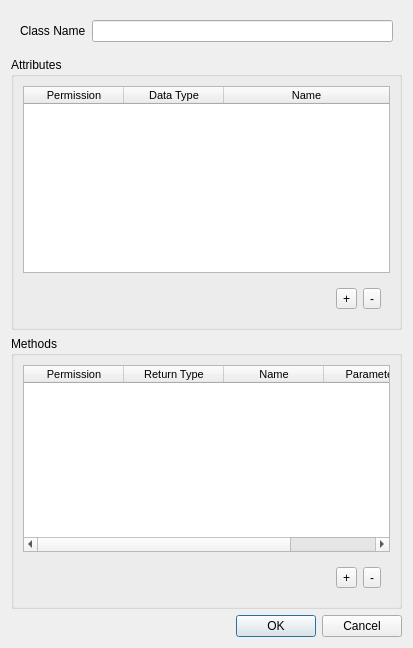
<?xml version="1.0" encoding="UTF-8"?>
<ui version="4.0">
 <class>NewClassForm</class>
 <widget class="QDialog" name="NewClassForm">
  <property name="geometry">
   <rect>
    <x>0</x>
    <y>0</y>
    <width>413</width>
    <height>648</height>
   </rect>
  </property>
  <property name="windowTitle">
   <string>Dialog</string>
  </property>
  <layout class="QVBoxLayout" name="verticalLayout_2">
   <item>
    <layout class="QVBoxLayout" name="verticalLayout">
     <item>
      <widget class="QWidget" name="widget" native="true">
       <property name="layoutDirection">
        <enum>Qt::RightToLeft</enum>
       </property>
       <layout class="QHBoxLayout" name="horizontalLayout">
        <item>
         <widget class="QLineEdit" name="lineEdit">
          <property name="layoutDirection">
           <enum>Qt::LeftToRight</enum>
          </property>
         </widget>
        </item>
        <item>
         <widget class="QLabel" name="label">
          <property name="text">
           <string>Class Name</string>
          </property>
         </widget>
        </item>
       </layout>
      </widget>
     </item>
    </layout>
   </item>
   <item>
    <widget class="QGroupBox" name="groupBox">
     <property name="title">
      <string>Attributes</string>
     </property>
     <layout class="QVBoxLayout" name="verticalLayout_3">
      <item>
       <widget class="QTableWidget" name="attrTable">
        <property name="font">
         <font>
          <pointsize>8</pointsize>
         </font>
        </property>
        <property name="mouseTracking">
         <bool>false</bool>
        </property>
        <property name="frameShape">
         <enum>QFrame::StyledPanel</enum>
        </property>
        <property name="frameShadow">
         <enum>QFrame::Sunken</enum>
        </property>
        <property name="autoScrollMargin">
         <number>16</number>
        </property>
        <property name="columnCount">
         <number>3</number>
        </property>
        <attribute name="horizontalHeaderCascadingSectionResizes">
         <bool>false</bool>
        </attribute>
        <attribute name="horizontalHeaderStretchLastSection">
         <bool>true</bool>
        </attribute>
        <attribute name="verticalHeaderMinimumSectionSize">
         <number>20</number>
        </attribute>
        <attribute name="verticalHeaderDefaultSectionSize">
         <number>20</number>
        </attribute>
        <attribute name="verticalHeaderStretchLastSection">
         <bool>false</bool>
        </attribute>
        <column>
         <property name="text">
          <string>Permission</string>
         </property>
        </column>
        <column>
         <property name="text">
          <string>Data Type</string>
         </property>
        </column>
        <column>
         <property name="text">
          <string>Name</string>
         </property>
        </column>
       </widget>
      </item>
      <item>
       <widget class="QWidget" name="widget_2" native="true">
        <layout class="QHBoxLayout" name="horizontalLayout_2">
         <item>
          <spacer name="horizontalSpacer">
           <property name="orientation">
            <enum>Qt::Horizontal</enum>
           </property>
           <property name="sizeHint" stdset="0">
            <size>
             <width>40</width>
             <height>20</height>
            </size>
           </property>
          </spacer>
         </item>
         <item>
          <widget class="QToolButton" name="attrButtAdd">
           <property name="cursor">
            <cursorShape>ArrowCursor</cursorShape>
           </property>
           <property name="mouseTracking">
            <bool>false</bool>
           </property>
           <property name="text">
            <string>+</string>
           </property>
           <property name="icon">
            <iconset resource="icons.qrc">
             <normaloff>:/plus.png</normaloff>:/plus.png</iconset>
           </property>
          </widget>
         </item>
         <item>
          <widget class="QToolButton" name="attrButtRemove">
           <property name="text">
            <string>-</string>
           </property>
           <property name="icon">
            <iconset resource="icons.qrc">
             <normaloff>:/close.png</normaloff>:/close.png</iconset>
           </property>
          </widget>
         </item>
        </layout>
       </widget>
      </item>
     </layout>
    </widget>
   </item>
   <item>
    <widget class="QGroupBox" name="groupBox_2">
     <property name="title">
      <string>Methods</string>
     </property>
     <layout class="QVBoxLayout" name="verticalLayout_4">
      <item>
       <widget class="QTableWidget" name="methTable">
        <property name="enabled">
         <bool>true</bool>
        </property>
        <property name="sizeIncrement">
         <size>
          <width>0</width>
          <height>0</height>
         </size>
        </property>
        <property name="font">
         <font>
          <pointsize>8</pointsize>
         </font>
        </property>
        <property name="columnCount">
         <number>4</number>
        </property>
        <attribute name="horizontalHeaderCascadingSectionResizes">
         <bool>false</bool>
        </attribute>
        <attribute name="horizontalHeaderShowSortIndicator" stdset="0">
         <bool>false</bool>
        </attribute>
        <attribute name="horizontalHeaderStretchLastSection">
         <bool>true</bool>
        </attribute>
        <attribute name="verticalHeaderMinimumSectionSize">
         <number>20</number>
        </attribute>
        <attribute name="verticalHeaderDefaultSectionSize">
         <number>20</number>
        </attribute>
        <column>
         <property name="text">
          <string>Permission</string>
         </property>
        </column>
        <column>
         <property name="text">
          <string>Return Type</string>
         </property>
        </column>
        <column>
         <property name="text">
          <string>Name</string>
         </property>
        </column>
        <column>
         <property name="text">
          <string>Parameters</string>
         </property>
        </column>
       </widget>
      </item>
      <item>
       <widget class="QWidget" name="widget_3" native="true">
        <layout class="QHBoxLayout" name="horizontalLayout_3">
         <item>
          <spacer name="horizontalSpacer_2">
           <property name="orientation">
            <enum>Qt::Horizontal</enum>
           </property>
           <property name="sizeHint" stdset="0">
            <size>
             <width>40</width>
             <height>20</height>
            </size>
           </property>
          </spacer>
         </item>
         <item>
          <widget class="QToolButton" name="methButtAdd">
           <property name="cursor">
            <cursorShape>ArrowCursor</cursorShape>
           </property>
           <property name="mouseTracking">
            <bool>false</bool>
           </property>
           <property name="text">
            <string>+</string>
           </property>
           <property name="icon">
            <iconset resource="icons.qrc">
             <normaloff>:/plus.png</normaloff>:/plus.png</iconset>
           </property>
          </widget>
         </item>
         <item>
          <widget class="QToolButton" name="methButtRemove">
           <property name="text">
            <string>-</string>
           </property>
           <property name="icon">
            <iconset resource="icons.qrc">
             <normaloff>:/close.png</normaloff>:/close.png</iconset>
           </property>
          </widget>
         </item>
        </layout>
       </widget>
      </item>
     </layout>
    </widget>
   </item>
   <item>
    <widget class="QDialogButtonBox" name="buttonBox">
     <property name="orientation">
      <enum>Qt::Horizontal</enum>
     </property>
     <property name="standardButtons">
      <set>QDialogButtonBox::Cancel|QDialogButtonBox::Ok</set>
     </property>
    </widget>
   </item>
  </layout>
 </widget>
 <resources>
  <include location="icons.qrc"/>
 </resources>
 <connections>
  <connection>
   <sender>buttonBox</sender>
   <signal>accepted()</signal>
   <receiver>NewClassForm</receiver>
   <slot>accept()</slot>
   <hints>
    <hint type="sourcelabel">
     <x>248</x>
     <y>254</y>
    </hint>
    <hint type="destinationlabel">
     <x>157</x>
     <y>274</y>
    </hint>
   </hints>
  </connection>
  <connection>
   <sender>buttonBox</sender>
   <signal>rejected()</signal>
   <receiver>NewClassForm</receiver>
   <slot>reject()</slot>
   <hints>
    <hint type="sourcelabel">
     <x>316</x>
     <y>260</y>
    </hint>
    <hint type="destinationlabel">
     <x>286</x>
     <y>274</y>
    </hint>
   </hints>
  </connection>
 </connections>
</ui>
